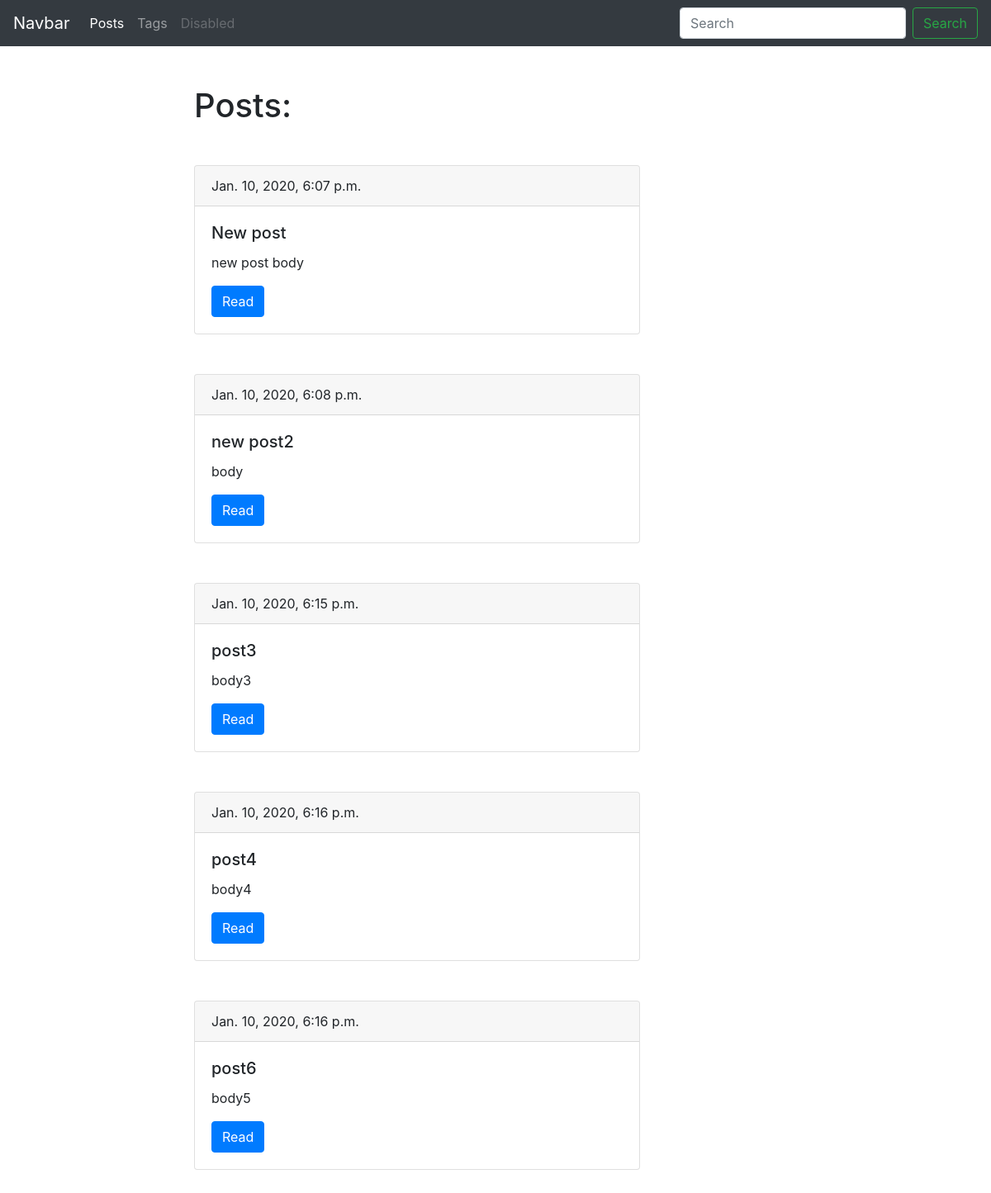
Screenshot of /blog/ with the database file from the repository.
### blog/models.py (models this page shows, shortened)
class Post(models.Model):
    title = models.CharField(max_length=150, db_index=True)
    slug = models.SlugField(max_length=150, unique=True)
    body = models.TextField(blank=True, db_index=True)  # blank=True означает что это поле модет быть пустым
    tags = models.ManyToManyField('Tag', blank=True, related_name='posts')
    date_pub = models.DateTimeField(auto_now_add=True)  # auto_now_add=True значит будт заполнятся при сохранении в БД
    def get_absolute_url(self):
        return reverse('post_detail_url', kwargs={'slug': self.slug})

### blog/views.py (the view)
# urls.py: path('', posts_list, name='posts_list_url'),
def posts_list(request):
    posts = Post.objects.all()
    return render(request, 'blog/index.html', context={'posts': posts})

### blog/templates/blog/index.html (shortened to what this page needs)
{% extends 'blog/base_blog.html' %}
{% block content %}
    <h1 class="mb-5">Posts:</h1>
    {% for post in posts %}
        <div class="card mb-5">
            <div class="card-header">
                {{ post.date_pub }}
            </div>
            <div class="card-body">
                <h5 class="card-title">{{ post.title }}</h5>
                <p class="card-text">{{ post.body|truncatewords:15 }}</p>
                <a href="{{ post.get_absolute_url }}" class="btn btn-primary">Read</a>
            </div>
        </div>
    {% endfor %}
{% endblock %}

### rows the page displays
Post: date_pub "Jan. 10, 2020, 6:07 p.m.", title "New post", body "new post body"
Post: date_pub "Jan. 10, 2020, 6:08 p.m.", title "new post2", body "body"
Post: date_pub "Jan. 10, 2020, 6:15 p.m.", title "post3", body "body3"
Post: date_pub "Jan. 10, 2020, 6:16 p.m.", title "post4", body "body4"
Post: date_pub "Jan. 10, 2020, 6:16 p.m.", title "post6", body "body5"
